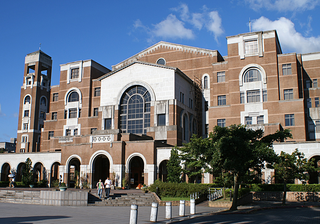
#> input picture 00_TESTBED/gen/sim_image_resized.png, 320 x 224 px
$ python rtl_img_tb.py export
#> lines starting #> are read from the running program, lines starting #| are printed output that depends on the picture
### 00_TESTBED/gen/new_hw_sim.py
import numpy as np
import scipy.linalg as la
import matplotlib.pyplot as plt
import math
import sys
import io
import os
import json
from PIL import Image
from tqdm import tqdm
from config import *

_SCRIPT_DIR = os.path.dirname(os.path.abspath(__file__))
_IMAGE_PATH = os.path.join(_SCRIPT_DIR, "image.png")
_PATCH_KEYS_JSON = os.path.join(_SCRIPT_DIR, "sim_patch_keys.json")
_PATCH_KEYS_PY = os.path.join(_SCRIPT_DIR, "sim_patch_keys.py")

if getattr(sys.stdout, "encoding", None) in (None, "ANSI_X3.4-1968", "ascii"):
    sys.stdout = io.TextIOWrapper(sys.stdout.buffer, encoding="utf-8", errors="replace")

error_sweep = True
config_sweep = False

# 輔助函式：模擬 Verilog 截斷與符號
# ==========================================
# [5 lines left out: function _to_signed, not called in this run]

def to_signed(val, bits):
    mask = (1 << bits) - 1
    val = np.asarray(val, dtype=np.int64) & mask
    return np.where(val >= (1 << (bits - 1)), val - (1 << bits), val)

# 👉 替換為 gen_test.py 裡面的「向量旋轉模式」CORDIC
def hw_cordic_rotation(x_in, y_in, phase_in):
    x_in = to_signed(x_in, CORDIC_INPUT)
    y_in = to_signed(y_in, CORDIC_INPUT)

    phase_in = to_signed(phase_in, 16)

    if phase_in > 16384 or phase_in < -16384:
        x, y = -x_in, -y_in
        z = to_signed(phase_in - 32768 if phase_in > 0 else phase_in + 32768, 16)
    else:
        x, y = x_in, y_in
        z = phase_in

    for i in range(STAGES):
        sign = (z < 0)
        x_shift, y_shift = x >> i, y >> i
        if not sign:
            x_next, y_next, z_next = x - y_shift, y + x_shift, z - ATAN_TABLE[i]
        else:
            x_next, y_next, z_next = x + y_shift, y - x_shift, z + ATAN_TABLE[i]
        # 內部迭代使用 18-bit 防溢位保精度
        x, y, z = to_signed(x_next, CORDIC_INTERMEDIATE), to_signed(y_next, CORDIC_INTERMEDIATE), to_signed(z_next, 16)

    x_out = (x + (1 << (OUTPUT_SHIFT - 1))) >> OUTPUT_SHIFT
    y_out = (y + (1 << (OUTPUT_SHIFT - 1))) >> OUTPUT_SHIFT

    x_out = to_signed(x_out, CORDIC_OUTPUT)
    y_out = to_signed(y_out, CORDIC_OUTPUT)
    return x_out, y_out

# ==========================================
# 矩陣 V 的生成與 CSD (Shift-and-Add) 量化
# ==========================================
# [18 lines left out: function approx_pot_csd, not called in this run]

def get_ultimate_V_and_k(N):
#> called with N = 32
    S = np.zeros((N, N))
    for n in range(N):
        S[n, n] = 2 * np.cos(2 * np.pi * n / N)
        S[n, (n + 1) % N] = 1; S[n, (n - 1) % N] = 1
    J = np.zeros((N, N)); J[0, 0] = 1
    for i in range(1, N): J[i, N - i] = 1

    S_prime = S + 1e-6 * J
    eig_vals, eig_vecs = la.eigh(S_prime)
    n_idx = np.arange(N)
    F = np.exp(-2j * np.pi * np.outer(n_idx, n_idx) / N) / np.sqrt(N)
    buckets = {0: [], 1: [], 2: [], 3: []}
    ideal_eigvals = [1, -1j, -1, 1j]

    for i in range(N):
        v = eig_vecs[:, i]
        v_cyclic = np.append(v, v[0])
        z_count = np.where(np.diff(np.sign(v_cyclic + 1e-15)))[0].size
        dft_type = np.argmin([np.abs(np.vdot(v, F @ v) - val) for val in ideal_eigvals])
        buckets[dft_type].append((z_count, i))

    for t in buckets: buckets[t].sort(key=lambda x: x[0])
    k_orders = np.arange(N)
    if N % 2 == 0: k_orders[-1] = N

    sorted_indices = []
    for k in k_orders:
        req_type = k % 4
        if buckets[req_type]: sorted_indices.append(buckets[req_type].pop(0)[1])

    V = eig_vecs[:, sorted_indices]
    for i in range(N):
        if V[np.argmax(np.abs(V[:, i])), i] < 0: V[:, i] *= -1
    # for K_inv
    return V, k_orders

np.set_printoptions(precision=5, suppress=True, linewidth=200, threshold=np.inf)
V_float, k_orders = get_ultimate_V_and_k(N)
print(f"k_orders:{k_orders}")
np.savetxt("V_float.txt", V_float, fmt="%.10f")

# ==========================================
# 理論與硬體模型
# ==========================================
# [6 lines left out: function theoretical_eigen_dfrft, not called in this run]

def hw_dfrft_pipeline(x_real, x_imag, key):
    # input storage
    x_real = to_signed(x_real, INPUT_PORT)
    x_imag = to_signed(x_imag, INPUT_PORT)

    # [Stage 1: V^T * x]
    x_real = to_signed(x_real, MAC_INPUT)
    x_imag = to_signed(x_imag, MAC_INPUT)
    y1_r_full, y1_i_full = np.zeros(N, dtype=np.int64), np.zeros(N, dtype=np.int64)
    for k in range(N):
        for n in range(N):
            y1_r_full[k] += to_signed(V_q[n, k] * x_real[n], MAC_INTERMEDIATE)
            y1_i_full[k] += to_signed(V_q[n, k] * x_imag[n], MAC_INTERMEDIATE)

    y1_r_q = to_signed((y1_r_full + (1 << (S1_SHIFT - 1))) >> S1_SHIFT, MAC_OUTPUT)
    y1_i_q = to_signed((y1_i_full + (1 << (S1_SHIFT - 1))) >> S1_SHIFT, MAC_OUTPUT)

    # [Stage 2: CORDIC Rotation] 👉 結合 gen_test 邏輯，直接做旋轉
    y2_r_q = np.zeros(N, dtype=np.int64)
    y2_i_q = np.zeros(N, dtype=np.int64)
    for k in range(N):
        phase_val = to_signed(-256 * k_orders[k] * key, 16)
        y2_r_q[k], y2_i_q[k] = hw_cordic_rotation(y1_r_q[k], y1_i_q[k], phase_val)

    # [Stage 3: V * y2]
    y2_r_q = to_signed(y2_r_q, MAC_INPUT)
    y2_i_q = to_signed(y2_i_q, MAC_INPUT)
    y3_r_full, y3_i_full = np.zeros(N, dtype=np.int64), np.zeros(N, dtype=np.int64)
    for n in range(N):
        for k in range(N):
            y3_r_full[n] += to_signed(V_q[n, k] * y2_r_q[k], MAC_INTERMEDIATE)
            y3_i_full[n] += to_signed(V_q[n, k] * y2_i_q[k], MAC_INTERMEDIATE)

    out_r = to_signed((y3_r_full + (1 << (S3_SHIFT - 1))) >> S3_SHIFT, MAC_OUTPUT)
    out_i = to_signed((y3_i_full + (1 << (S3_SHIFT - 1))) >> S3_SHIFT, MAC_OUTPUT)

    # output storage
    out_r = to_signed(out_r, OUTPUT_PORT)
    out_i = to_signed(out_i, OUTPUT_PORT)
    return out_r, out_i

# [124 lines left out: functions find_unity_gain_v_scale, find_gain_v_scale, load_image_32, load_rgb_divisible_by_32, not called in this run]


def save_rgb(arr_hwc, path):
    u8 = np.clip(np.round(arr_hwc), 0, 255).astype(np.uint8)
    Image.fromarray(u8, mode="RGB").save(path)


# [14 lines left out: functions upscale_rgb_to_size, normalize_to_255, not called in this run]


def save_gray(img, path):
    Image.fromarray(np.clip(np.round(img), 0, 255).astype(np.uint8), mode="L").save(path)


# [16 lines left out: functions input_port_limits, saturate_to_input, not called in this run]


def saturate_to_input_arr(arr):
    return np.array([saturate_to_input(x) for x in arr], dtype=np.int64)


# [30 lines left out: functions print_saturate_clip_stats, quantize_11_to_8_signed, not called in this run]


def enc_mag_vis(real, imag):
    return normalize_to_255(np.sqrt(real.astype(float) ** 2 + imag.astype(float) ** 2))


def grey_from_real(real):
    return np.clip(real.astype(np.float64) + 128, 0, 255)


def clip_hw_key(k):
    return int(max(-128, min(127, int(k))))


# [313 lines left out: functions patch_keys_for_grid, save_patch_keys, load_patch_keys, resolve_patch_keys, parse_image_cli, dfrft_pass_2d and 5 more, not called in this run]


# ==========================================
# 主程式：測試與繪圖
# ==========================================
# [300 lines that do not run on import are left out]

'''
def _find_unity_gain_v_scale(V_float, V_BITS, MAX_TERMS):
    print("\n啟動 Unity Gain (HW_GAIN = 1.0) 黃金 V_SCALE 全域掃描...")

    # 數學上的理想值 (大約 1.10204)
    base_scale = np.sqrt(2 / 1.64676)

    # 稍微減少掃描點 (1000 -> 200) 以換取多測資的計算時間
    scale_candidates = np.linspace(1.09, 1.15, 1000)

    best_scale = base_scale
    best_mse = float('inf')
    best_V_q = None

    # ==========================================
    # 1. 準備代表性的測資池 (Representative Dataset)
    # ==========================================
    np.random.seed(RANDOM_SEED)
    num_test_inputs = 10  # 測試 10 組不同的隨機訊號
    test_inputs_r = np.random.randint(-128, 128, size=(num_test_inputs, N))
    test_inputs_i = np.random.randint(-128, 128, size=(num_test_inputs, N))

    # 挑選具代表性的 Key，涵蓋各個象限與邊界
    test_keys = [-128, -64, -32, 0, 32, 64, 127]

    # 預先計算所有理論值，避免在迴圈內重複計算
    theory_outs = {}
    for k in test_keys:
        theory_outs[k] = []
        for idx in range(num_test_inputs):
            # 強制以 Gain = 1.0 為標準
            ideal_out = theoretical_eigen_dfrft(test_inputs_r[idx], test_inputs_i[idx], k)
            theory_outs[k].append(ideal_out)

    # ==========================================
    # 2. 開始掃描
    # ==========================================
    global V_q # 宣告 global 以便 hw_dfrft_pipeline 能吃到臨時產生的矩陣

    for test_scale in tqdm(scale_candidates, desc="Sweeping V_SCALE"):
        # 生成當前 scale 的臨時 CSD 矩陣
        temp_V_q = np.zeros((N, N), dtype=np.int64)
        for i in range(N):
            for j in range(N):
                val_int = int(round(V_float[i, j] * test_scale * (1 << V_BITS)))
                q_val, _ = approx_pot_csd(val_int, num_terms=MAX_TERMS)
                temp_V_q[i, j] = q_val

        V_q = temp_V_q

        # 評估這個 V_q 在整個測資池上的平均表現
        current_scale_total_mse = 0.0

        for k in test_keys:
            for idx in range(num_test_inputs):
                hw_r, hw_i = hw_dfrft_pipeline(test_inputs_r[idx], test_inputs_i[idx], k)
                theory = theory_outs[k][idx]

                # 計算真實差距
                mse = np.mean((theory.real - hw_r)**2 + (theory.imag - hw_i)**2)
                current_scale_total_mse += mse

        # 計算全域平均 MSE
        avg_mse = current_scale_total_mse / (len(test_keys) * num_test_inputs)

        if avg_mse < best_mse:
            best_mse = avg_mse
            best_scale = test_scale
            best_V_q = np.copy(temp_V_q)

    # ==========================================
    # 3. 儲存最佳結果
    # ==========================================
    print(f"\n數學理想 Scale: {base_scale:.6f}")
    print(f"全域黃金補償 Scale: {best_scale:.6f} (代表性測資平均 MSE 降至: {best_mse:.2f})")

    # 儲存具有完美 Gain=1 的新矩陣
    np.savetxt("V_q.txt", best_V_q, fmt="%6d")
    V_q = best_V_q

    # 同步生成 V_ops.txt 供 Verilog 使用
    with open("V_ops.txt", "w") as f:
        for i in range(N):
            for j in range(N):
                val_int = int(round(V_float[i, j] * best_scale * (1 << V_BITS)))
                _, ops = approx_pot_csd(val_int, num_terms=MAX_TERMS)
                f.write(" ".join(f"({s},{p})" for s, p in ops) + "\n")

    print(f"成功生成最佳化的 V_q.txt 與 V_ops.txt！SCALE={best_scale}")

def __find_unity_gain_v_scale(V_float, V_BITS, MAX_TERMS):
    print("\n啟動 Unity Gain (HW_GAIN = 1.0) 黃金 V_SCALE 掃描...")

    # 數學上的理想值 (大約 1.10204)
    base_scale = np.sqrt(2 / 1.64676)

    # 因為 CSD 截斷會讓能量縮水，我們從 1.09 往上掃描到 1.15 來進行補償
    scale_candidates = np.linspace(1.09, 1.15, 1000)

    best_scale = base_scale
    best_mse = float('inf')
    best_V_q = None

    # 產生一組隨機測資來評估整體表現
    np.random.seed(RANDOM_SEED)
    x_test_r = np.random.randint(-128, 127, size=N)
    x_test_i = np.random.randint(-128, 127, size=N)
    test_key = 47

    # ⚠️ 產生理論值 (絕對不乘任何 HW_GAIN，強制以 Gain = 1.0 為標準！)
    theory_out = theoretical_eigen_dfrft(x_test_r, x_test_i, test_key)

    global V_q # 宣告 global 以便 hw_dfrft_pipeline 能吃到臨時產生的矩陣
    for test_scale in scale_candidates:
        temp_V_q = np.zeros((N, N), dtype=np.int64)
        for i in range(N):
            for j in range(N):
                val_int = int(round(V_float[i, j] * test_scale * (1 << V_BITS)))
                q_val, _ = approx_pot_csd(val_int, num_terms=MAX_TERMS)
                temp_V_q[i, j] = q_val

        # 把臨時矩陣餵給硬體模型
        V_q = temp_V_q
        hw_r, hw_i = hw_dfrft_pipeline(x_test_r, x_test_i, test_key)

        # 計算與「Gain=1.0 理論值」的真實差距
        mse = np.mean((theory_out.real - hw_r)**2 + (theory_out.imag - hw_i)**2)

        if mse < best_mse:
            best_mse = mse
            best_scale = test_scale
            best_V_q = np.copy(temp_V_q)

    print(f"數學理想 Scale: {base_scale:.6f}")
    print(f"黃金補償 Scale: {best_scale:.6f} (真實 MSE 降至: {best_mse:.2f})")

    # 儲存具有完美 Gain=1 的新矩陣
    np.savetxt("V_q.txt", best_V_q, fmt="%6d")
    V_q = best_V_q
    # 同步生成 V_ops.txt 供 Verilog 使用
    with open("V_ops.txt", "w") as f:
        for i in range(N):
            for j in range(N):
                val_int = int(round(V_float[i, j] * best_scale * (1 << V_BITS)))
                _, ops = approx_pot_csd(val_int, num_terms=MAX_TERMS)
                f.write(" ".join(f"({s},{p})" for s, p in ops) + "\n")

    print(f"成功生成 Gain={HW_GAIN} 的 V_q.txt 與 V_ops.txt！SCALE={best_scale}")

'''

### 00_TESTBED/gen/hw_sim_2d.py
#!/usr/bin/env python3
"""
2D image FrFT — 32x32 blocks using new_hw_sim.hw_dfrft_pipeline (one row or column at a time).

Flow per 32x32 block:
  1. Greyscale image -> HW pack: (pixel-128)//4 in real byte, imag=0
  2. ENCRYPT key=64:
       1D: each ROW (32 pixels) -> hw_dfrft_pipeline -> 32 (real,imag) words -> enc_1d
       2D: each COLUMN of enc_1d -> pipeline again -> enc_2d (final ciphertext)
  3. DECRYPT key=-64 (reverse order of encrypt):
       1D: each COLUMN of enc_2d -> dec_1d
       2D: each ROW of dec_1d -> dec_2d (final; map bytes back to pixels)

Prereq: python3 new_hw_sim.py   # creates V_q.txt

Usage:
  python3 hw_sim_2d.py image.png
  python3 hw_sim_2d.py image.png --32
  python3 hw_sim_2d.py cross
  python3 hw_sim_2d.py image.png --rtl-dec   # decrypt row then col (tb_2d.v order)

Outputs:
  image_input.png, image_input_hw.png
  image_encrypted_1d.png, image_encrypted_2d.png
  image_decrypted_1d.png, image_decrypted_2d.png, image_decrypted_2d_restore.png
  hw_2d_one_image.png
"""
import os
import sys
import time
import numpy as np
from PIL import Image
import matplotlib

matplotlib.use("Agg")
import matplotlib.pyplot as plt
from tqdm import tqdm

from config import N

_SCRIPT_DIR = os.path.dirname(os.path.abspath(__file__))

KEY_ENC = 64
KEY_DEC = -64
DEFAULT_MAX_DIM = 256


# [22 lines left out: functions clip_to_8, parse_hex8, normalize_to_255, not called in this run]


def rmse(a, b):
    return float(np.sqrt(np.mean((a - b) ** 2)))


# [34 lines left out: functions _open_gray, load_png_full, load_png_32, not called in this run]


def pad_to_32(gray):
    h, w = gray.shape
    hp = ((h + 31) // 32) * 32
    wp = ((w + 31) // 32) * 32
    out = np.full((hp, wp), 128.0, dtype=np.float64)
    out[:h, :w] = gray
    return out, h, w


# [24 lines left out: functions save_gray_png, upscale_to_size, make_cross_image, not called in this run]


def gray_to_mem_in(img_gray):
    """32x32 grey -> HW words: imag=0, real=(pixel-128)//4."""
    h, w = img_gray.shape
    mem = np.zeros((h, w), dtype=np.uint16)
    for r in range(h):
        for c in range(w):
            scaled = int((int(img_gray[r, c]) - 128) // 4)
            scaled = max(-128, min(127, scaled))
            mem[r, c] = (0 << 8) | (scaled & 0xFF)
    return mem


def mem_word_to_r_i(word):
    imag = np.int8((int(word) >> 8) & 0xFF)
    real = np.int8(int(word) & 0xFF)
    return int(real), int(imag)


# [9 lines left out: function mem_in_to_gray, not called in this run]


def process_1d_line(hw_dfrft_pipeline, mem_in, mem_out, key, stride_in, offset, stride_out):
    """
    One call to new_hw_sim: 32 (real,imag) in -> pipeline -> clip_to_8 -> 32 words out.
    Used for one ROW (stride 1) or one COLUMN (stride 32).
    """
    x_real = np.zeros(N, dtype=np.int64)
    x_imag = np.zeros(N, dtype=np.int64)
    for k in range(N):
        idx = offset + k * stride_in
        r, i = mem_word_to_r_i(mem_in.flat[idx])
        x_real[k] = r
        x_imag[k] = i
    out_r, out_i = hw_dfrft_pipeline(x_real, x_imag, key)
    for k in range(N):
        idx = offset + k * stride_out
        r8 = clip_to_8(int(out_r[k]))
        i8 = clip_to_8(int(out_i[k]))
        mem_out.flat[idx] = ((i8 & 0xFF) << 8) | (r8 & 0xFF)


def run_all_rows(mem_in, mem_out, key, hw_dfrft_pipeline):
    """1D encrypt/decrypt: 32 rows, each row is 32 pixels through hw_dfrft_pipeline."""
    for r in range(32):
        process_1d_line(hw_dfrft_pipeline, mem_in, mem_out, key, 1, r * 32, 1)


# [4 lines left out: function run_all_columns, not called in this run]


def encrypt_decrypt_block_stages(mem_in, key_enc, key_dec, hw_dfrft_pipeline, decrypt_col_first=True):
    """
    User / inverse-order decrypt (default):
      encrypt: rows (1D) -> columns (2D)
      decrypt: columns (1D) -> rows (2D)

    decrypt_col_first=False matches tb_2d.v (decrypt rows then columns).
    """
    enc_1d = np.zeros((32, 32), dtype=np.uint16)
    run_all_rows(mem_in, enc_1d, key_enc, hw_dfrft_pipeline)

    enc_2d = np.zeros((32, 32), dtype=np.uint16)
    run_all_columns(enc_1d, enc_2d, key_enc, hw_dfrft_pipeline)

    dec_1d = np.zeros((32, 32), dtype=np.uint16)
    dec_2d = np.zeros((32, 32), dtype=np.uint16)
    if decrypt_col_first:
        run_all_columns(enc_2d, dec_1d, key_dec, hw_dfrft_pipeline)
        run_all_rows(dec_1d, dec_2d, key_dec, hw_dfrft_pipeline)
    else:
        run_all_rows(enc_2d, dec_1d, key_dec, hw_dfrft_pipeline)
        run_all_columns(dec_1d, dec_2d, key_dec, hw_dfrft_pipeline)

    return enc_1d, enc_2d, dec_1d, dec_2d


# [16 lines left out: functions block_enc_vis, block_dec_vis, not called in this run]


def block_dec_restore(mem):
    return mem_in_to_gray(mem)


# [175 lines left out: functions encrypt_decrypt_tiled, plot_pipeline_stages, parse_args, main, not called in this run]


# [2 lines that do not run on import are left out]

### 00_TESTBED/gen/rtl_img_tb.py
#!/usr/bin/env python3
"""
RTL 2D image testbench flow (tb_2d.v):
  1. export  — sim_image_resized.png -> pattern/img_in.txt (+ golden enc/dec)
  2. check   — compare pattern/img_dec.txt vs Python golden
  3. show    — plot pattern/img_*.txt

Uses same pipeline as tb_2d / hw_sim_2d:
  pack (pixel-128)//4, clip_to_8, key=40, encrypt rows->cols, decrypt cols->rows

Prereq: python3 new_hw_sim.py

Run RTL (from 01_RTL):
  vcs ../00_TESTBED/testbench/tb_2d.v -f rtl.f -full64 -R +v2k -debug_access+all

Example:
  cd 00_TESTBED/gen
  python3 rtl_img_tb.py export
  cd ../../01_RTL && vcs ../00_TESTBED/testbench/tb_2d.v -f rtl.f -full64 -R +v2k -debug_access+all
  cd ../00_TESTBED/gen && python3 rtl_img_tb.py check
  python3 rtl_img_tb.py show
"""
from __future__ import print_function

import os
import sys
import argparse
import numpy as np
from PIL import Image
import matplotlib

matplotlib.use("Agg")
import matplotlib.pyplot as plt

_SCRIPT_DIR = os.path.dirname(os.path.abspath(__file__))
_PATTERN_DIR = os.path.join(_SCRIPT_DIR, "..", "pattern")

# tb_2d.v localparam KEY_ENC = 40
RTL_KEY_ENC = 40
RTL_KEY_DEC = -40
DEFAULT_MAX_DIM = 320
DEFAULT_IMAGE = "sim_image_resized.png"


# [39 lines left out: functions word_to_hex_lines, write_lines, read_hex_lines, parse_hex8, lines_to_grey, not called in this run]


def setup_hw_sim():
    vq = os.path.join(_SCRIPT_DIR, "V_q.txt")
    if not os.path.isfile(vq):
        print("Missing V_q.txt — run: python3 new_hw_sim.py")
        sys.exit(1)
    import new_hw_sim as nhs
    import hw_sim_2d as h2d

    nhs.V_q = np.loadtxt(vq, dtype=np.int64)
    h2d.KEY_ENC = RTL_KEY_ENC
    h2d.KEY_DEC = RTL_KEY_DEC
    from new_hw_sim import hw_dfrft_pipeline

    return h2d, hw_dfrft_pipeline


def load_canvas_png(png_path):
    """Load sim canvas as-is (no resize / no histogram stretch). RGB -> greyscale."""
#> called with png_path = '00_TESTBED/gen/sim_image_resized.png'
    im = Image.open(png_path)
#> im is the input picture: PIL image 320x224 RGB; mean R, G, B 109.2, 115.5, 125.5
    if im.mode in ("RGBA", "LA"):
        bg = Image.new("RGB", im.size, (0, 0, 0))
        bg.paste(im, mask=im.split()[-1])
        im = bg
    if im.mode != "L":
        im = im.convert("L")
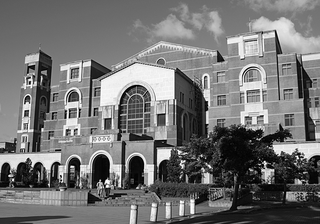
#> im: PIL image 320x224 L; min 0, max 255, mean 114.8
    w, h = im.size
    gray = np.array(list(im.getdata()), dtype=np.float64).reshape(h, w)
    return gray, h, w


def load_image(png_path, max_dim, force_32, use_canvas=False):
    h2d, hw_dfrft_pipeline = setup_hw_sim()
    if not os.path.isabs(png_path):
        png_path = os.path.join(_SCRIPT_DIR, png_path)
    if use_canvas or os.path.basename(png_path) == DEFAULT_IMAGE:
        gray, crop_h, crop_w = load_canvas_png(png_path)
#> crop_h = 224; crop_w = 320
    elif force_32:
        gray = h2d.load_png_32(png_path)
        crop_h, crop_w = 32, 32
    else:
        gray = h2d.load_png_full(png_path, max_dim=max_dim)
        crop_h, crop_w = gray.shape
    gray_pad, crop_h, crop_w = h2d.pad_to_32(gray)
    return gray, gray_pad, crop_h, crop_w, h2d, hw_dfrft_pipeline


def cmd_export(args):
    png = args.image
    if not os.path.isfile(os.path.join(_SCRIPT_DIR, png) if not os.path.isabs(png) else png):
        print("Missing image:", png)
        sys.exit(1)

    gray, gray_pad, crop_h, crop_w, h2d, hw_dfrft_pipeline = load_image(
        png, args.max_dim, args.force_32, use_canvas=args.canvas
    )
#> crop_h = 224; crop_w = 320

    H, W = gray_pad.shape
    mem_in_lines = []
    mem_enc_lines = []
    mem_dec_lines = []

    nbr, nbc = H // 32, W // 32
    for br in range(nbr):
        for bc in range(nbc):
            block = gray_pad[br * 32 : (br + 1) * 32, bc * 32 : (bc + 1) * 32]
            mem_in = h2d.gray_to_mem_in(block)
            _, enc_2d, _, dec_2d = h2d.encrypt_decrypt_block_stages(
                mem_in, RTL_KEY_ENC, RTL_KEY_DEC, hw_dfrft_pipeline, decrypt_col_first=True
            )
            mem_in_lines.extend(word_to_hex_lines(mem_in))
            mem_enc_lines.extend(word_to_hex_lines(enc_2d))
            mem_dec_lines.extend(word_to_hex_lines(dec_2d))
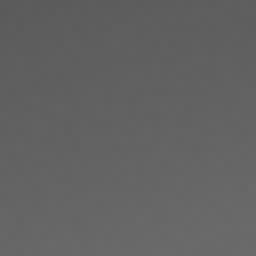
#> block: shape (32, 32) float64 (shown 8 times larger); min 90, max 106, mean 98.6

    write_lines(os.path.join(_PATTERN_DIR, "img_in.txt"), mem_in_lines)
    write_lines(os.path.join(_PATTERN_DIR, "img_golden_enc.txt"), mem_enc_lines)
    write_lines(os.path.join(_PATTERN_DIR, "img_golden_dec.txt"), mem_dec_lines)
    with open(os.path.join(_PATTERN_DIR, "img_meta.txt"), "w") as f:
        f.write("crop_h={}\n".format(crop_h))
        f.write("crop_w={}\n".format(crop_w))
        f.write("canvas_h={}\n".format(H))
        f.write("canvas_w={}\n".format(W))
        f.write("key_enc={}\n".format(RTL_KEY_ENC))
        f.write("pixels={}\n".format(len(mem_in_lines)))
        f.write("blocks={}\n".format(nbr * nbc))

    print("Exported RTL patterns (key={}, decrypt=col then row)".format(RTL_KEY_ENC))
    print("  source: {}".format(png if os.path.isabs(png) else os.path.join(_SCRIPT_DIR, png)))
    print("  pixels={}  blocks={}  canvas={}x{}  crop={}x{}".format(
        len(mem_in_lines), nbr * nbc, W, H, crop_w, crop_h))
    print("  {}/img_in.txt".format(_PATTERN_DIR))
    print("  {}/img_golden_dec.txt".format(_PATTERN_DIR))


# [93 lines left out: functions cmd_check, cmd_show, not called in this run]


def main():
    ap = argparse.ArgumentParser(description="RTL tb_2d image export / check / show")
    ap.add_argument("command", choices=["export", "check", "show"])
    ap.add_argument(
        "image",
        nargs="?",
        default=DEFAULT_IMAGE,
        help="PNG for export (default: sim_image_resized.png)",
    )
    ap.add_argument(
        "--canvas",
        action="store_true",
        help="load image at native size, no --max resize or stretch",
    )
    ap.add_argument("--max", dest="max_dim", type=int, default=DEFAULT_MAX_DIM)
    ap.add_argument("--32", dest="force_32", action="store_true")
    args = ap.parse_args()

    if args.command == "export":
        cmd_export(args)
    elif args.command == "check":
        cmd_check(args)
    else:
        cmd_show(args)


if __name__ == "__main__":
#> (the run stopped early here; a loop or call above may not have finished)
